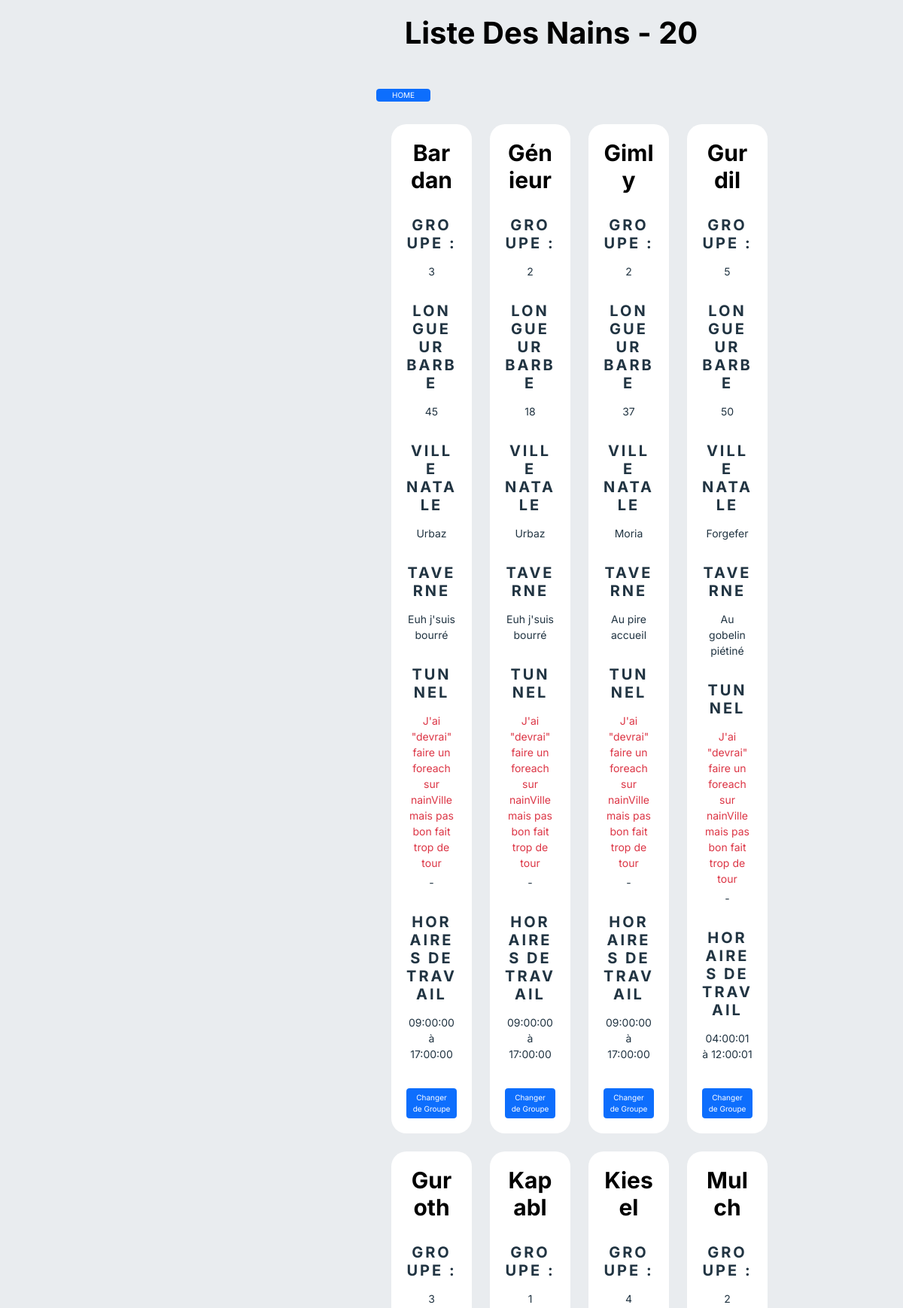
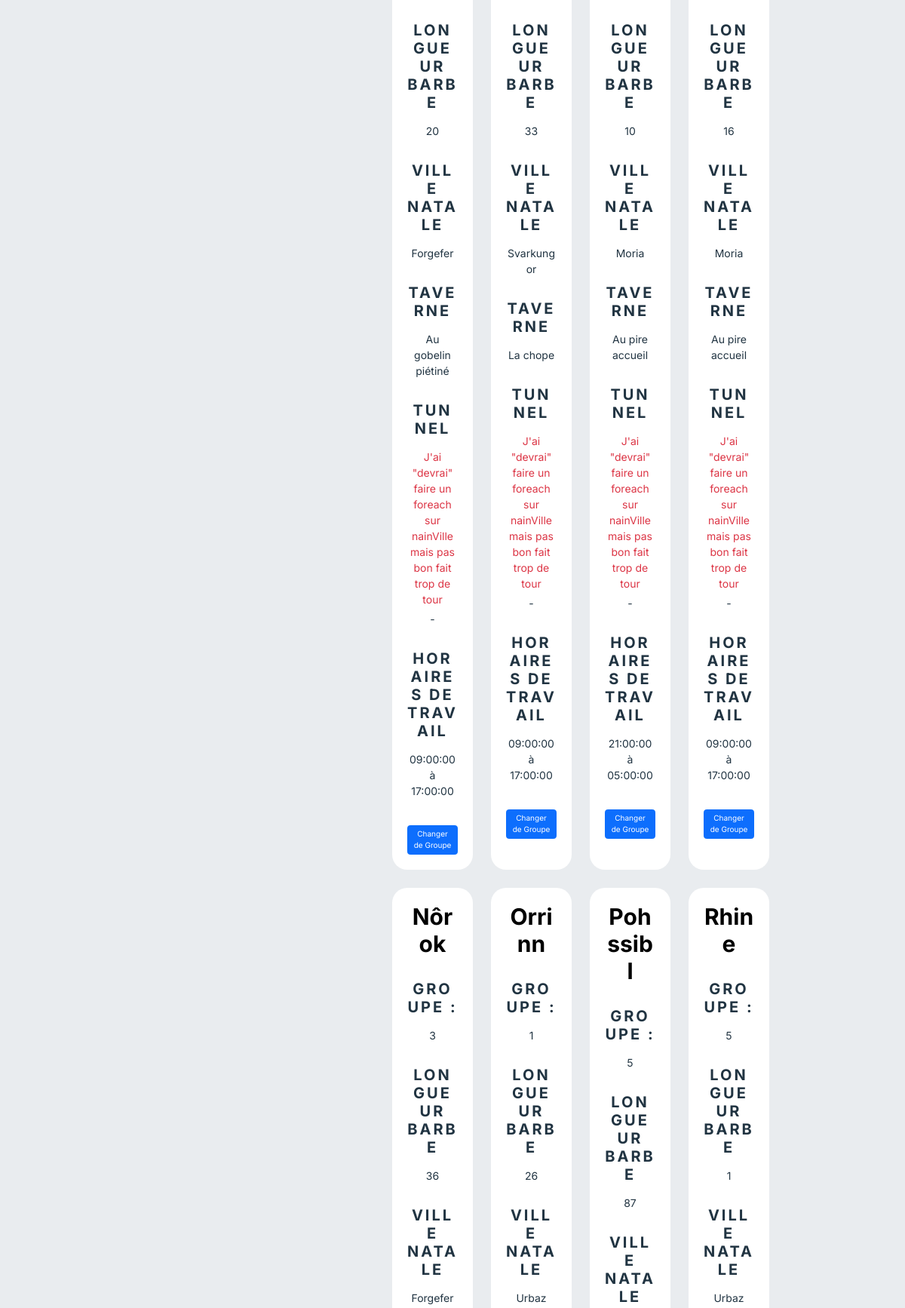
The app's page /Rendu/nain_list.php (upper part) with its own data (2 pictures, top to bottom).
### tables this page shows
CREATE TABLE `nain` (
  `n_id` int(11) NOT NULL,
  `n_nom` varchar(255) NOT NULL,
  `n_barbe` float NOT NULL,
  `n_groupe_fk` int(11) DEFAULT NULL,
  `n_ville_fk` int(11) NOT NULL
);

CREATE TABLE `groupe` (
  `g_id` int(11) NOT NULL,
  `g_debuttravail` time NOT NULL,
  `g_fintravail` time NOT NULL,
  `g_taverne_fk` int(11) DEFAULT NULL,
  `g_tunnel_fk` int(11) DEFAULT NULL
);

CREATE TABLE `ville` (
  `v_id` int(11) NOT NULL,
  `v_nom` varchar(255) NOT NULL,
  `v_superficie` int(11) NOT NULL
);

### Rendu/nain_list.php (the view, shortened to what this page needs)
<?php
include 'inc/head.php';
?>
<?php
 $pdo = dbConnect();
try {
  $query = 'SELECT DISTINCT
  n.n_id, n.n_nom, n.n_barbe,
  v.v_nom,
  t.t_nom,
  g.g_id, g.g_debuttravail, g.g_fintravail
  FROM nain n
  RIGHT JOIN ville v ON n.n_ville_fk = v.v_id
  JOIN taverne t ON t.t_ville_fk = v.v_id
  RIGHT JOIN groupe g ON n.n_groupe_fk  = g.g_id
  GROUP BY n.n_nom' ;
  if (($request = $pdo->prepare($query)) !== false) {
    if ($request->execute()) {
      $nainAll = $request->fetchAll(PDO::FETCH_ASSOC);
    }
  }
} catch (PDOException $e) {
  die($e->getMessage());
}
$queryNainCount = "SELECT COUNT(*) AS nainCount FROM nain";
if (($request = $pdo->prepare($queryNainCount)) !== false) {
  if ($request->execute()) {
    $result = $request->fetch(PDO::FETCH_ASSOC);
    $countnain = $result['nainCount'];
  }
}
try {
$query2 = 'SELECT DISTINCT
 n.n_nom,
 v1.v_nom AS ville_depart,
 v2.v_nom AS ville_arrivee
FROM nain n
LEFT JOIN ville v1 ON n.n_ville_fk = v1.v_id
LEFT JOIN tunnel t ON t.t_villedepart_fk = v1.v_id
RIGHT JOIN ville v2 ON t.t_villearrivee_fk = v2.v_id
GROUP BY n.n_nom
';
  if (($request2 = $pdo->prepare($query2)) !== false) {
    if ($request2->execute()) {
      $nainVille = $request2->fetchAll(PDO::FETCH_ASSOC);
    }
  }
} catch (PDOException $e) {
  die($e->getMessage());
}
?>
<h1 class="text-align-center title">Liste des Nains - <?=  $countnain ?></h1>
<div><a href="dashboard.php" class="n-container btn btn-primary mb-5">HOME</a></div>
<section class="n-container n-d-grid supplierList">
  <?php foreach ($nainAll as $nain) : ?>
    <div class=" supplierCard n-col-3">
      <h1><?=$nain['n_nom'] ?></h1>
      <h2 class="mt-5 fw-bold">Groupe :</h2>
      <?php if (!empty($nain['g_id'])) : ?>
    <p><?= $nain['g_id']; ?></p>
<?php elseif (empty($nain['g_id'])) : ?>
    <p>Non affecté.</p>
<?php endif; ?>
      <h2 class="mt-5 fw-bold">Longueur Barbe</h2>
      <p><?=$nain['n_barbe'] ?></p>
      <h2 class="mt-5 fw-bold">Ville Natale</h2>
      <p><?=$nain['v_nom'] ?></p>
      <h2 class="mt-5 fw-bold">Taverne</h2>
      <?php if (!empty($nain['t_nom'])) : ?>
    <p><?= $nain['t_nom']; ?></p>
<?php elseif (empty($nain['t_nom'])) : ?>
    <p>Aucune taverne disponible.</p>
<?php endif; ?>
      <h2 class="mt-5 fw-bold">Tunnel</h2>
      <p class="text-danger">J'ai "devrai" faire un foreach sur nainVille mais pas bon fait trop de tour</p>
      <p><?= $nainVille['ville_depart'] .' - ' . $nainVille['ville_arrivee'] ?></p>
      <h2 class="mt-5 fw-bold">HORAIRES DE TRAVAIL</h2>
      <p><?=$nain['g_debuttravail']  . ' à ' . $nain['g_fintravail'] ?></p>
      <a href="group_edit.php?id=<?= $nain['n_id']?>" class="btn btn-primary mt-5">Changer de Groupe</a>
   </div>
  <?php endforeach ?>
</section>
<?php
include 'inc/foot.php';
?>

### Rendu/css/style.css (style rules this page uses)
*, *::before, *::after { box-sizing: border-box; }
* { margin: 0; padding: 0; }
html, body { height: 100%; font-size: 62.5%; scroll-behavior: smooth; }
p, h1, h2, h3, h4, h5, h6 { overflow-wrap: break-word; }
a { text-decoration: none; color: inherit; }
body { line-height: 1.5; -webkit-font-smoothing: antialiased; font-family: "inter", sans serif; color: #213442; background-color: var(--bkgrd-primary); }
:root { --bkgrd-primary: #e2dfdf; --text-primaryColor: #000; --text-secondaryColor: ; --btn-primaryColor: #121e91; --btn-secondaryColor: #27b8cc; --btn-delete: #a40c20; --primary-hover: #0494b4; --bkgrd-header: #0f1125; }
.n-container { max-width: 132.5rem; margin: 0 16rem 0 50rem; padding: 0 2rem; }
.n-d-grid { display: grid; grid-template-columns: repeat(12, 1fr); grid-template-rows: auto; gap: 2.4rem; }
.n-col-3 { grid-column: span 3; }
section { text-align: center; }
.title { font-size: 4rem; padding-top: 2rem; font-weight: bold; margin : 0 0 5rem 26.5rem; text-transform: capitalize; color: var(--text-primaryColor); }
h1 { font-family: 'inter', sans-serif; text-align: center; font-size: 3rem; font-weight: bold; color: var(--text-primaryColor); }
.supplierList h2 { text-transform: uppercase; letter-spacing: 0.3rem; align-items: right; margin-bottom: 1.5rem; font-size: 2rem; }
.supplierList p { margin-bottom: 0.5rem; font-size: 1.4rem; }
.supplierList .supplierCard { border-radius: 3rem; background-color: #fff; border-radius: 20px; padding: 2rem; }

### records on screen
nain: n_nom "Bardan", n_groupe_fk.g_id "3", n_barbe "45", n_ville_fk.v_nom "Urbaz", t_nom "Euh j'suis bourré", n_groupe_fk.g_debuttravail "09:00:00", n_groupe_fk.g_fintravail "17:00:00"
nain: n_nom "Génieur", n_groupe_fk.g_id "2", n_barbe "18", n_ville_fk.v_nom "Urbaz", t_nom "Euh j'suis bourré", n_groupe_fk.g_debuttravail "09:00:00", n_groupe_fk.g_fintravail "17:00:00"
nain: n_nom "Gimly", n_groupe_fk.g_id "2", n_barbe "37", n_ville_fk.v_nom "Moria", t_nom "Au pire accueil", n_groupe_fk.g_debuttravail "09:00:00", n_groupe_fk.g_fintravail "17:00:00"
nain: n_nom "Gurdil", n_groupe_fk.g_id "5", n_barbe "50", n_ville_fk.v_nom "Forgefer", t_nom "Au gobelin piétiné", n_groupe_fk.g_debuttravail "04:00:01", n_groupe_fk.g_fintravail "12:00:01"
nain: n_nom "Guroth", n_groupe_fk.g_id "3", n_barbe "20", n_ville_fk.v_nom "Forgefer", t_nom "Au gobelin piétiné", n_groupe_fk.g_debuttravail "09:00:00", n_groupe_fk.g_fintravail "17:00:00"
nain: n_nom "Kapabl", n_groupe_fk.g_id "1", n_barbe "33", n_ville_fk.v_nom "Svarkungor", t_nom "La chope", n_groupe_fk.g_debuttravail "09:00:00", n_groupe_fk.g_fintravail "17:00:00"
nain: n_nom "Kiesel", n_groupe_fk.g_id "4", n_barbe "10", n_ville_fk.v_nom "Moria", t_nom "Au pire accueil", n_groupe_fk.g_debuttravail "21:00:00", n_groupe_fk.g_fintravail "05:00:00"
nain: n_nom "Mulch", n_groupe_fk.g_id "2", n_barbe "16", n_ville_fk.v_nom "Moria", t_nom "Au pire accueil", n_groupe_fk.g_debuttravail "09:00:00", n_groupe_fk.g_fintravail "17:00:00"
nain: n_nom "Nôrok", n_groupe_fk.g_id "3", n_barbe "36", n_ville_fk.v_nom "Forgefer"
nain: n_nom "Orrinn", n_groupe_fk.g_id "1", n_barbe "26", n_ville_fk.v_nom "Urbaz"
nain: n_nom "Pohssibl", n_groupe_fk.g_id "5", n_barbe "87"
nain: n_nom "Rhine", n_groupe_fk.g_id "5", n_barbe "1", n_ville_fk.v_nom "Urbaz"

### other values on screen
$countnain "20"
